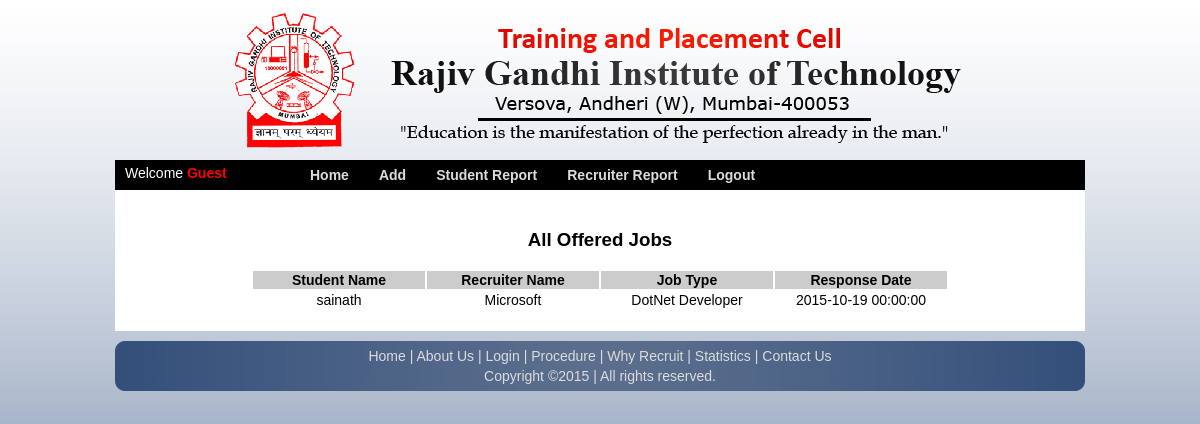
The app's page /index.php/admin/offered_jobs with its own data.
### tables this page shows
CREATE TABLE `tbl_recruiterresponsetojobseeker` (
  `rid` int(11) NOT NULL,
  `JobSeekerName` varchar(50) NOT NULL,
  `RecruiterName` varchar(50) NOT NULL,
  `JobID` varchar(50) NOT NULL,
  `DateOfResponse` datetime NOT NULL
);

### application/controllers/Admin.php (called while the page is built, shortened)
<?php
class Admin extends MY_Controller
{
    public function offered_jobs()
    {
        $this->load->model('adminmodel');
        $offered_jobs = $this->adminmodel->offered_jobs();
        $this->load->view('tp/admin/view_reports/recruiter/frm_recruiter_response_jobseeker',['offered_jobs'=>$offered_jobs]);
    }
}
?>

### index.php (called while the page is built, shortened)
<?php
require_once BASEPATH.'core/CodeIgniter.php';

### application/models/Adminmodel.php (called while the page is built, shortened)
<?php
class Adminmodel extends CI_Model
{
    public function offered_jobs()
    {
        $q = $this->db->from('tbl_recruiterresponsetojobseeker')
                        ->order_by('JobID','ASC')
                        ->get();
        return $q->result();
    }
}
 ?>

### application/views/tp/admin/view_reports/recruiter/frm_recruiter_response_jobseeker.php (the view)
<?php include("/var/www/html/trainplace/application/views/tp/admin/header.php");?>
<div id="section">
<div id="innersection">
<h3 align="center">All Offered Jobs</h3>
<table style="margin-left:auto; margin-right:auto; font-size:14px; text-align:center;">
    <tr style="background-color:#ccc;">
      <td style="width:170px;"><strong>Student Name</strong></td>
      <td style="width:170px;"><strong>Recruiter Name</strong></td>
      <td style="width:170px;"><strong>Job Type</strong></td>
      <td style="width:170px;"><strong>Response Date</strong></td>
    </tr>
    <tr>
    <?php foreach($offered_jobs as $row): ?>
      <td><?php echo $row->JobSeekerName ?></td>
      <td><?php echo $row->RecruiterName ?></td>
      <td><?php echo $row->JobID ?></td>
      <td><?php echo $row->DateOfResponse; ?></td>
    </tr>
    <?php endforeach; ?>
</table>
</div>
</div>
<?php include("/var/www/html/trainplace/application/views/tp/admin/footer.php");?>

### assets/css/style2.css (style rules this page uses)
body { margin-left:auto; margin-right:auto; margin-top:0; background-image:url(../images/bg.jpg); background-repeat:repeat-x; width:970px; font-family:Arial; }
#innersection { padding:20px; }
#section { width: 970px; height: auto; float: left; background-color: #fff; margin-bottom: 10px; }

### records on screen
tbl_recruiterresponsetojobseeker: JobSeekerName "sainath", RecruiterName "Microsoft", JobID "DotNet Developer", DateOfResponse "2015-10-19 00:00:00"
